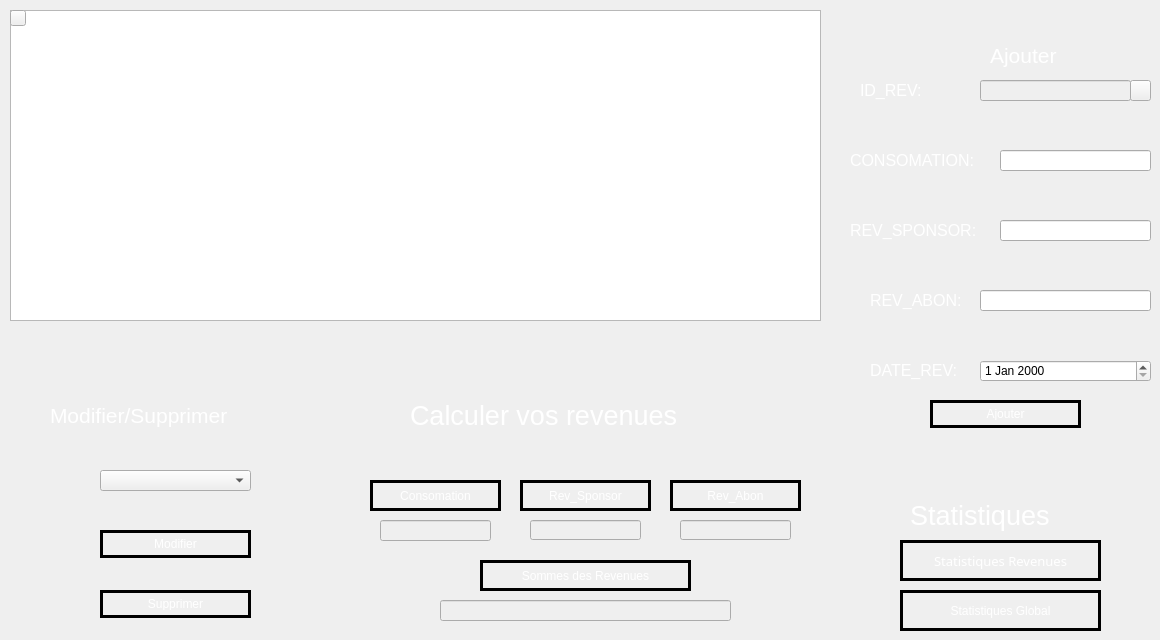
     <widget class="QWidget" name="tab_2">
      <attribute name="title">
       <string>REVENUES</string>
      </attribute>
      <widget class="QTableView" name="tab_rev">
       <property name="geometry">
        <rect>
         <x>10</x>
         <y>10</y>
         <width>811</width>
         <height>311</height>
        </rect>
       </property>
       <property name="sizeIncrement">
        <size>
         <width>2</width>
         <height>2</height>
        </size>
       </property>
       <property name="styleSheet">
        <string notr="true">border-image: url(:/images/WHITE.png);</string>
       </property>
      </widget>
      <widget class="QPushButton" name="refresh">
       <property name="geometry">
        <rect>
         <x>10</x>
         <y>10</y>
         <width>16</width>
         <height>16</height>
        </rect>
       </property>
       <property name="cursor">
        <cursorShape>PointingHandCursor</cursorShape>
       </property>
       <property name="styleSheet">
        <string notr="true">border-image:url(:/images/reffffffffffff.png);</string>
       </property>
       <property name="text">
        <string/>
       </property>
      </widget>
      <widget class="QPushButton" name="pushButton_2">
       <property name="geometry">
        <rect>
         <x>930</x>
         <y>400</y>
         <width>151</width>
         <height>28</height>
        </rect>
       </property>
       <property name="cursor">
        <cursorShape>PointingHandCursor</cursorShape>
       </property>
       <property name="styleSheet">
        <string notr="true"> QPushButton {
color: #ffffff;
border: 3px solid #000000;
font: 10pt &quot;Segoe UI Black&quot;;
border-radius: 26px;
padding: 5px;
background: qradialgradient(cx: 0.3, cy: -0.4,
fx: 0.3, fy: -0.4,
radius: 1.65, stop: 0 #1E73E8, stop: 1 #1E73E8);
min-width: 80px;
}

QPushButton:hover {
background: qradialgradient(cx: 0.3, cy: -0.4,
fx: 0.3, fy: -0.4,
radius: 1.65, stop: 0 #5E9DF5, stop: 1 #5E9DF5);
}

 QPushButton:pressed {
background: qradialgradient(cx: 0.4, cy: -0.1,
fx: 0.4, fy: -0.1,
radius: 1.65, stop: 0 #0936F5, stop: 1 #0936F5);
}</string>
       </property>
       <property name="text">
        <string>Ajouter</string>
       </property>
      </widget>
      <widget class="QPushButton" name="pushButton_3">
       <property name="geometry">
        <rect>
         <x>100</x>
         <y>590</y>
         <width>151</width>
         <height>28</height>
        </rect>
       </property>
       <property name="cursor">
        <cursorShape>PointingHandCursor</cursorShape>
       </property>
       <property name="styleSheet">
        <string notr="true"> QPushButton {
color: #ffffff;
border: 3px solid #000000;
font: 10pt &quot;Segoe UI Black&quot;;
border-radius: 26px;
padding: 5px;
background: qradialgradient(cx: 0.3, cy: -0.4,
fx: 0.3, fy: -0.4,
radius: 1.65, stop: 0 #1E73E8, stop: 1 #1E73E8);
min-width: 80px;
}

QPushButton:hover {
background: qradialgradient(cx: 0.3, cy: -0.4,
fx: 0.3, fy: -0.4,
radius: 1.65, stop: 0 #5E9DF5, stop: 1 #5E9DF5);
}

 QPushButton:pressed {
background: qradialgradient(cx: 0.4, cy: -0.1,
fx: 0.4, fy: -0.1,
radius: 1.65, stop: 0 #0936F5, stop: 1 #0936F5);
}</string>
       </property>
       <property name="text">
        <string>Supprimer</string>
       </property>
      </widget>
      <widget class="QPushButton" name="pushButton_4">
       <property name="geometry">
        <rect>
         <x>100</x>
         <y>530</y>
         <width>151</width>
         <height>28</height>
        </rect>
       </property>
       <property name="cursor">
        <cursorShape>PointingHandCursor</cursorShape>
       </property>
       <property name="styleSheet">
        <string notr="true"> QPushButton {
color: #ffffff;
border: 3px solid #000000;
font: 10pt &quot;Segoe UI Black&quot;;
border-radius: 26px;
padding: 5px;
background: qradialgradient(cx: 0.3, cy: -0.4,
fx: 0.3, fy: -0.4,
radius: 1.65, stop: 0 #1E73E8, stop: 1 #1E73E8);
min-width: 80px;
}

QPushButton:hover {
background: qradialgradient(cx: 0.3, cy: -0.4,
fx: 0.3, fy: -0.4,
radius: 1.65, stop: 0 #5E9DF5, stop: 1 #5E9DF5);
}

 QPushButton:pressed {
background: qradialgradient(cx: 0.4, cy: -0.1,
fx: 0.4, fy: -0.1,
radius: 1.65, stop: 0 #0936F5, stop: 1 #0936F5);
}</string>
       </property>
       <property name="text">
        <string>Modifier</string>
       </property>
      </widget>
      <widget class="QLineEdit" name="ID_REV">
       <property name="enabled">
        <bool>false</bool>
       </property>
       <property name="geometry">
        <rect>
         <x>980</x>
         <y>80</y>
         <width>151</width>
         <height>21</height>
        </rect>
       </property>
       <property name="styleSheet">
        <string notr="true">border-image: url(:/images/WHITE.png);</string>
       </property>
      </widget>
      <widget class="QLineEdit" name="CONSOMATION">
       <property name="geometry">
        <rect>
         <x>1000</x>
         <y>150</y>
         <width>151</width>
         <height>21</height>
        </rect>
       </property>
       <property name="styleSheet">
        <string notr="true">border-image: url(:/images/WHITE.png);</string>
       </property>
      </widget>
      <widget class="QLineEdit" name="REV_SPONSOR">
       <property name="geometry">
        <rect>
         <x>1000</x>
         <y>220</y>
         <width>151</width>
         <height>21</height>
        </rect>
       </property>
       <property name="styleSheet">
        <string notr="true">border-image: url(:/images/WHITE.png);</string>
       </property>
      </widget>
      <widget class="QLineEdit" name="REV_ABON">
       <property name="geometry">
        <rect>
         <x>980</x>
         <y>290</y>
         <width>171</width>
         <height>21</height>
        </rect>
       </property>
       <property name="styleSheet">
        <string notr="true">border-image: url(:/images/WHITE.png);</string>
       </property>
      </widget>
      <widget class="QDateEdit" name="DATE_REV">
       <property name="geometry">
        <rect>
         <x>980</x>
         <y>360</y>
         <width>171</width>
         <height>22</height>
        </rect>
       </property>
       <property name="styleSheet">
        <string notr="true">
border-image: url(:/images/WHITE.png);</string>
       </property>
      </widget>
      <widget class="QPushButton" name="pushButton_6">
       <property name="geometry">
        <rect>
         <x>1130</x>
         <y>80</y>
         <width>21</width>
         <height>21</height>
        </rect>
       </property>
       <property name="cursor">
        <cursorShape>PointingHandCursor</cursorShape>
       </property>
       <property name="styleSheet">
        <string notr="true">
border-image:url(:/images/reffffffffffff.png);

</string>
       </property>
       <property name="text">
        <string/>
       </property>
      </widget>
      <widget class="QPushButton" name="pushButton_9">
       <property name="geometry">
        <rect>
         <x>900</x>
         <y>540</y>
         <width>201</width>
         <height>41</height>
        </rect>
       </property>
       <property name="font">
        <font>
         <family>Segoe UI Black</family>
         <pointsize>10</pointsize>
         <weight>50</weight>
         <italic>false</italic>
         <bold>false</bold>
        </font>
       </property>
       <property name="cursor">
        <cursorShape>PointingHandCursor</cursorShape>
       </property>
       <property name="styleSheet">
        <string notr="true"> QPushButton {
color: #ffffff;
border: 3px solid #000000;
font: 10pt &quot;Segoe UI Black&quot;;
border-radius: 26px;
padding: 5px;
background: qradialgradient(cx: 0.3, cy: -0.4,
fx: 0.3, fy: -0.4,
radius: 1.65, stop: 0 #1E73E8, stop: 1 #1E73E8);
min-width: 80px;
}

QPushButton:hover {
background: qradialgradient(cx: 0.3, cy: -0.4,
fx: 0.3, fy: -0.4,
radius: 1.65, stop: 0 #5E9DF5, stop: 1 #5E9DF5);
}

 QPushButton:pressed {
background: qradialgradient(cx: 0.4, cy: -0.1,
fx: 0.4, fy: -0.1,
radius: 1.65, stop: 0 #0936F5, stop: 1 #0936F5);
}</string>
       </property>
       <property name="text">
        <string>Statistiques Revenues</string>
       </property>
      </widget>
      <widget class="QComboBox" name="comboBox">
       <property name="geometry">
        <rect>
         <x>100</x>
         <y>470</y>
         <width>151</width>
         <height>21</height>
        </rect>
       </property>
       <property name="styleSheet">
        <string notr="true">border-image: url(:/images/WHITE.png);</string>
       </property>
      </widget>
      <widget class="QPushButton" name="somme_consomation2">
       <property name="geometry">
        <rect>
         <x>370</x>
         <y>480</y>
         <width>131</width>
         <height>31</height>
        </rect>
       </property>
       <property name="cursor">
        <cursorShape>PointingHandCursor</cursorShape>
       </property>
       <property name="styleSheet">
        <string notr="true"> QPushButton {
color: #ffffff;
border: 3px solid #000000;
font: 10pt &quot;Segoe UI Black&quot;;
border-radius: 26px;
padding: 5px;
background: qradialgradient(cx: 0.3, cy: -0.4,
fx: 0.3, fy: -0.4,
radius: 1.65, stop: 0 #1E73E8, stop: 1 #1E73E8);
min-width: 80px;
}

QPushButton:hover {
background: qradialgradient(cx: 0.3, cy: -0.4,
fx: 0.3, fy: -0.4,
radius: 1.65, stop: 0 #5E9DF5, stop: 1 #5E9DF5);
}

 QPushButton:pressed {
background: qradialgradient(cx: 0.4, cy: -0.1,
fx: 0.4, fy: -0.1,
radius: 1.65, stop: 0 #0936F5, stop: 1 #0936F5);
}</string>
       </property>
       <property name="text">
        <string>Consomation</string>
       </property>
      </widget>
      <widget class="QLineEdit" name="somme_consomation">
       <property name="enabled">
        <bool>false</bool>
       </property>
       <property name="geometry">
        <rect>
         <x>380</x>
         <y>520</y>
         <width>111</width>
         <height>21</height>
        </rect>
       </property>
       <property name="styleSheet">
        <string notr="true">border-image: url(:/images/WHITE.png);</string>
       </property>
      </widget>
      <widget class="QPushButton" name="somme_rev_sponsor2">
       <property name="geometry">
        <rect>
         <x>520</x>
         <y>480</y>
         <width>131</width>
         <height>31</height>
        </rect>
       </property>
       <property name="cursor">
        <cursorShape>PointingHandCursor</cursorShape>
       </property>
       <property name="styleSheet">
        <string notr="true"> QPushButton {
color: #ffffff;
border: 3px solid #000000;
font: 10pt &quot;Segoe UI Black&quot;;
border-radius: 26px;
padding: 5px;
background: qradialgradient(cx: 0.3, cy: -0.4,
fx: 0.3, fy: -0.4,
radius: 1.65, stop: 0 #1E73E8, stop: 1 #1E73E8);
min-width: 80px;
}

QPushButton:hover {
background: qradialgradient(cx: 0.3, cy: -0.4,
fx: 0.3, fy: -0.4,
radius: 1.65, stop: 0 #5E9DF5, stop: 1 #5E9DF5);
}

 QPushButton:pressed {
background: qradialgradient(cx: 0.4, cy: -0.1,
fx: 0.4, fy: -0.1,
radius: 1.65, stop: 0 #0936F5, stop: 1 #0936F5);
}</string>
       </property>
       <property name="text">
        <string>Rev_Sponsor</string>
       </property>
      </widget>
      <widget class="QLineEdit" name="somme_rev_sponsor">
       <property name="enabled">
        <bool>false</bool>
       </property>
       <property name="geometry">
        <rect>
         <x>530</x>
         <y>520</y>
         <width>111</width>
         <height>20</height>
        </rect>
       </property>
       <property name="styleSheet">
        <string notr="true">border-image: url(:/images/WHITE.png);</string>
       </property>
      </widget>
      <widget class="QPushButton" name="somme_rev_abon2">
       <property name="geometry">
        <rect>
         <x>670</x>
         <y>480</y>
         <width>131</width>
         <height>31</height>
        </rect>
       </property>
       <property name="cursor">
        <cursorShape>PointingHandCursor</cursorShape>
       </property>
       <property name="styleSheet">
        <string notr="true"> QPushButton {
color: #ffffff;
border: 3px solid #000000;
font: 10pt &quot;Segoe UI Black&quot;;
border-radius: 26px;
padding: 5px;
background: qradialgradient(cx: 0.3, cy: -0.4,
fx: 0.3, fy: -0.4,
radius: 1.65, stop: 0 #1E73E8, stop: 1 #1E73E8);
min-width: 80px;
}

QPushButton:hover {
background: qradialgradient(cx: 0.3, cy: -0.4,
fx: 0.3, fy: -0.4,
radius: 1.65, stop: 0 #5E9DF5, stop: 1 #5E9DF5);
}

 QPushButton:pressed {
background: qradialgradient(cx: 0.4, cy: -0.1,
fx: 0.4, fy: -0.1,
radius: 1.65, stop: 0 #0936F5, stop: 1 #0936F5);
}</string>
       </property>
       <property name="text">
        <string>Rev_Abon</string>
       </property>
      </widget>
      <widget class="QLineEdit" name="somme_rev_abon">
       <property name="enabled">
        <bool>false</bool>
       </property>
       <property name="geometry">
        <rect>
         <x>680</x>
         <y>520</y>
         <width>111</width>
         <height>20</height>
        </rect>
       </property>
       <property name="styleSheet">
        <string notr="true">border-image: url(:/images/WHITE.png);</string>
       </property>
      </widget>
      <widget class="QLineEdit" name="ALL_REV">
       <property name="enabled">
        <bool>false</bool>
       </property>
       <property name="geometry">
        <rect>
         <x>440</x>
         <y>600</y>
         <width>291</width>
         <height>21</height>
        </rect>
       </property>
       <property name="styleSheet">
        <string notr="true">border-image: url(:/images/WHITE.png);</string>
       </property>
       <property name="text">
        <string/>
       </property>
      </widget>
      <widget class="QPushButton" name="pushButton_7">
       <property name="geometry">
        <rect>
         <x>480</x>
         <y>560</y>
         <width>211</width>
         <height>31</height>
        </rect>
       </property>
       <property name="cursor">
        <cursorShape>PointingHandCursor</cursorShape>
       </property>
       <property name="styleSheet">
        <string notr="true"> QPushButton {
color: #ffffff;
border: 3px solid #000000;
font: 10pt &quot;Segoe UI Black&quot;;
border-radius: 26px;
padding: 5px;
background: qradialgradient(cx: 0.3, cy: -0.4,
fx: 0.3, fy: -0.4,
radius: 1.65, stop: 0 #1E73E8, stop: 1 #1E73E8);
min-width: 80px;
}

QPushButton:hover {
background: qradialgradient(cx: 0.3, cy: -0.4,
fx: 0.3, fy: -0.4,
radius: 1.65, stop: 0 #5E9DF5, stop: 1 #5E9DF5);
}

 QPushButton:pressed {
background: qradialgradient(cx: 0.4, cy: -0.1,
fx: 0.4, fy: -0.1,
radius: 1.65, stop: 0 #0936F5, stop: 1 #0936F5);
}</string>
       </property>
       <property name="text">
        <string>Sommes des Revenues</string>
       </property>
      </widget>
      <widget class="QLabel" name="label_16">
       <property name="geometry">
        <rect>
         <x>860</x>
         <y>80</y>
         <width>81</width>
         <height>21</height>
        </rect>
       </property>
       <property name="font">
        <font>
         <pointsize>12</pointsize>
        </font>
       </property>
       <property name="styleSheet">
        <string notr="true">border-color:#ffffff;
color:white;
</string>
       </property>
       <property name="text">
        <string>ID_REV:</string>
       </property>
      </widget>
      <widget class="QLabel" name="label_17">
       <property name="geometry">
        <rect>
         <x>850</x>
         <y>150</y>
         <width>151</width>
         <height>21</height>
        </rect>
       </property>
       <property name="font">
        <font>
         <pointsize>12</pointsize>
        </font>
       </property>
       <property name="styleSheet">
        <string notr="true">border-color:#ffffff;
color:white;
</string>
       </property>
       <property name="text">
        <string>CONSOMATION:</string>
       </property>
      </widget>
      <widget class="QLabel" name="label_18">
       <property name="geometry">
        <rect>
         <x>850</x>
         <y>220</y>
         <width>141</width>
         <height>21</height>
        </rect>
       </property>
       <property name="font">
        <font>
         <pointsize>12</pointsize>
        </font>
       </property>
       <property name="styleSheet">
        <string notr="true">border-color:#ffffff;
color:white;
</string>
       </property>
       <property name="text">
        <string>REV_SPONSOR:</string>
       </property>
      </widget>
      <widget class="QLabel" name="label_19">
       <property name="geometry">
        <rect>
         <x>870</x>
         <y>290</y>
         <width>111</width>
         <height>21</height>
        </rect>
       </property>
       <property name="font">
        <font>
         <pointsize>12</pointsize>
        </font>
       </property>
       <property name="styleSheet">
        <string notr="true">border-color:#ffffff;
color:white;
</string>
       </property>
       <property name="text">
        <string>REV_ABON:</string>
       </property>
      </widget>
      <widget class="QLabel" name="label_20">
       <property name="geometry">
        <rect>
         <x>870</x>
         <y>360</y>
         <width>101</width>
         <height>21</height>
        </rect>
       </property>
       <property name="font">
        <font>
         <pointsize>12</pointsize>
        </font>
       </property>
       <property name="styleSheet">
        <string notr="true">border-color:#ffffff;
color:white;
</string>
       </property>
       <property name="text">
        <string>DATE_REV:</string>
       </property>
      </widget>
      <widget class="QLabel" name="label">
       <property name="geometry">
        <rect>
         <x>50</x>
         <y>400</y>
         <width>231</width>
         <height>31</height>
        </rect>
       </property>
       <property name="font">
        <font>
         <pointsize>16</pointsize>
        </font>
       </property>
       <property name="styleSheet">
        <string notr="true">border-color:#ffffff;
color:white;
</string>
       </property>
       <property name="text">
        <string>Modifier/Supprimer</string>
       </property>
      </widget>
      <widget class="QLabel" name="label_2">
       <property name="geometry">
        <rect>
         <x>990</x>
         <y>40</y>
         <width>91</width>
         <height>31</height>
        </rect>
       </property>
       <property name="font">
        <font>
         <pointsize>16</pointsize>
        </font>
       </property>
       <property name="styleSheet">
        <string notr="true">border-color:#ffffff;
color:white;
</string>
       </property>
       <property name="text">
        <string>Ajouter</string>
       </property>
      </widget>
      <widget class="QLabel" name="label_15">
       <property name="geometry">
        <rect>
         <x>410</x>
         <y>390</y>
         <width>331</width>
         <height>51</height>
        </rect>
       </property>
       <property name="font">
        <font>
         <pointsize>20</pointsize>
        </font>
       </property>
       <property name="styleSheet">
        <string notr="true">border-color:#ffffff;
color:white;
</string>
       </property>
       <property name="text">
        <string>Calculer vos revenues</string>
       </property>
      </widget>
      <widget class="QPushButton" name="pushButton_13">
       <property name="geometry">
        <rect>
         <x>900</x>
         <y>590</y>
         <width>201</width>
         <height>41</height>
        </rect>
       </property>
       <property name="cursor">
        <cursorShape>PointingHandCursor</cursorShape>
       </property>
       <property name="styleSheet">
        <string notr="true"> QPushButton {
color: #ffffff;
border: 3px solid #000000;
font: 10pt &quot;Segoe UI Black&quot;;
border-radius: 26px;
padding: 5px;
background: qradialgradient(cx: 0.3, cy: -0.4,
fx: 0.3, fy: -0.4,
radius: 1.65, stop: 0 #1E73E8, stop: 1 #1E73E8);
min-width: 80px;
}

QPushButton:hover {
background: qradialgradient(cx: 0.3, cy: -0.4,
fx: 0.3, fy: -0.4,
radius: 1.65, stop: 0 #5E9DF5, stop: 1 #5E9DF5);
}

 QPushButton:pressed {
background: qradialgradient(cx: 0.4, cy: -0.1,
fx: 0.4, fy: -0.1,
radius: 1.65, stop: 0 #0936F5, stop: 1 #0936F5);
}</string>
       </property>
       <property name="text">
        <string>Statistiques Global</string>
       </property>
      </widget>
      <widget class="QLabel" name="label_35">
       <property name="geometry">
        <rect>
         <x>910</x>
         <y>500</y>
         <width>171</width>
         <height>31</height>
        </rect>
       </property>
       <property name="font">
        <font>
         <pointsize>20</pointsize>
        </font>
       </property>
       <property name="styleSheet">
        <string notr="true">border-color:#ffffff;
color:white;
</string>
       </property>
       <property name="text">
        <string>Statistiques</string>
       </property>
      </widget>
     </widget>
